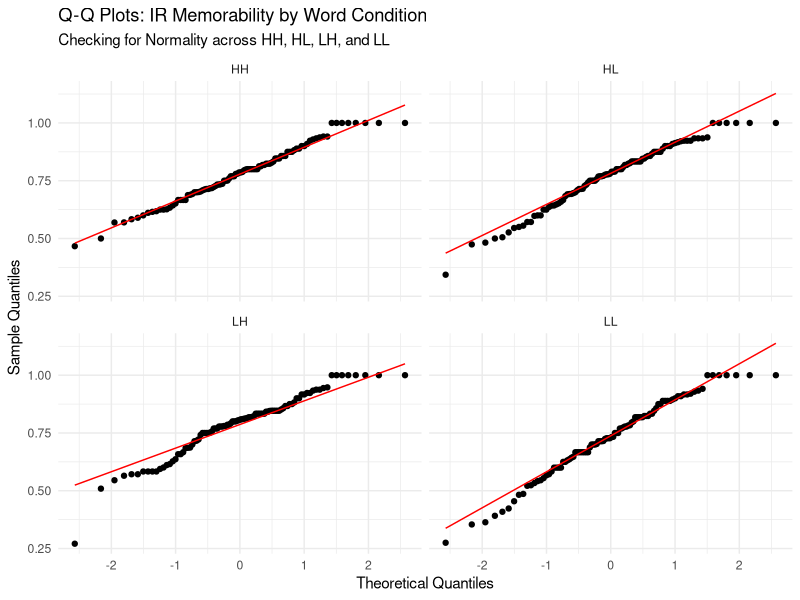
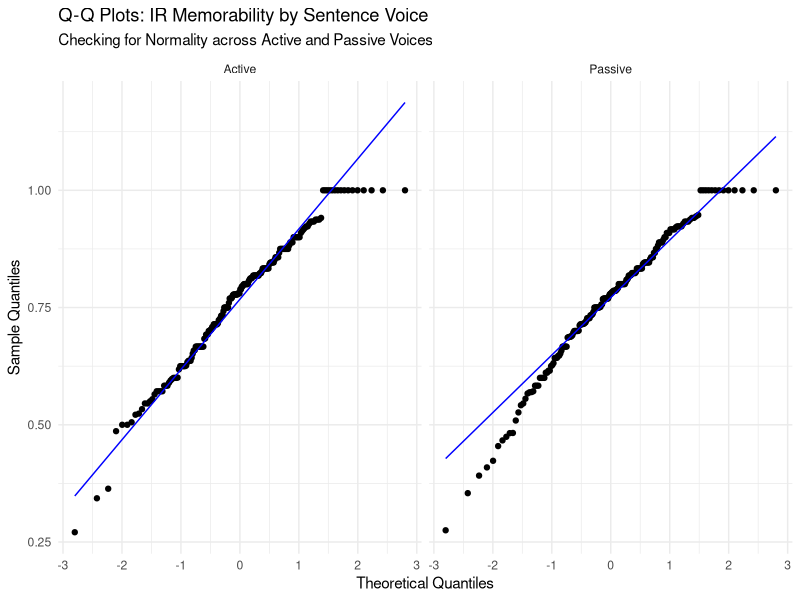
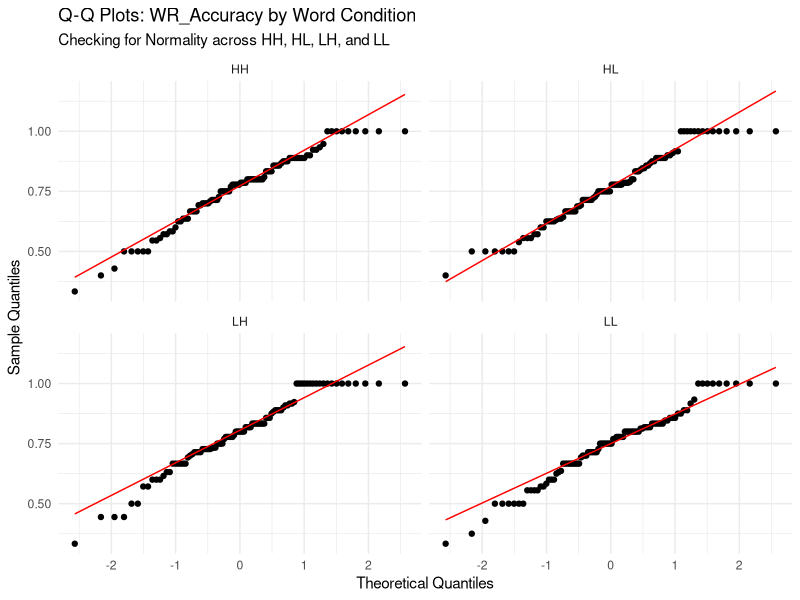
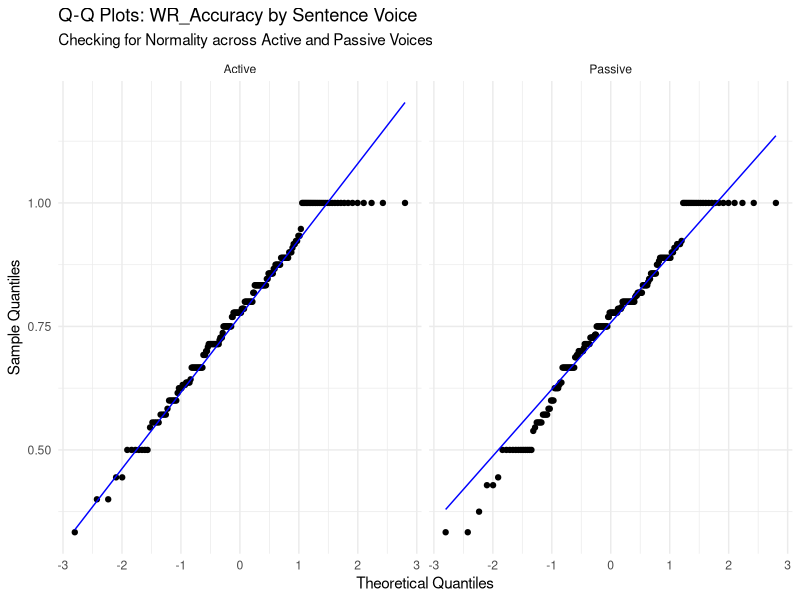
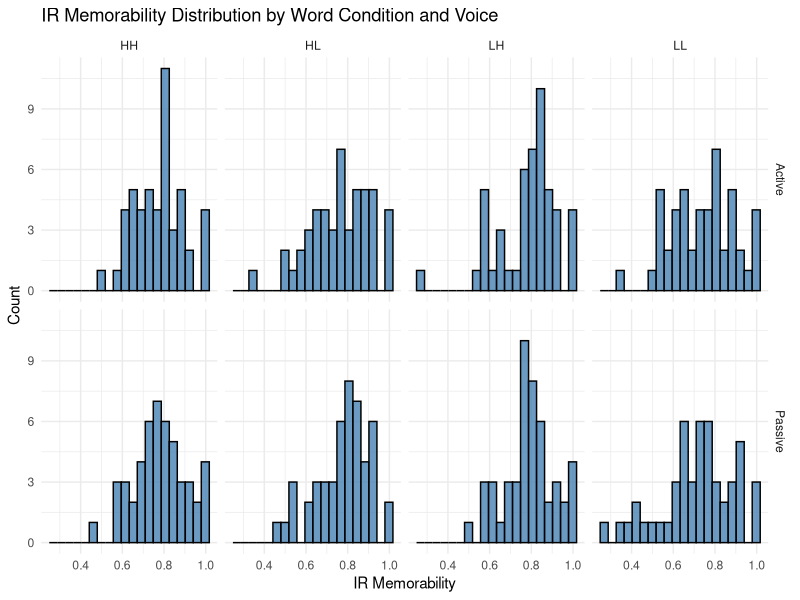
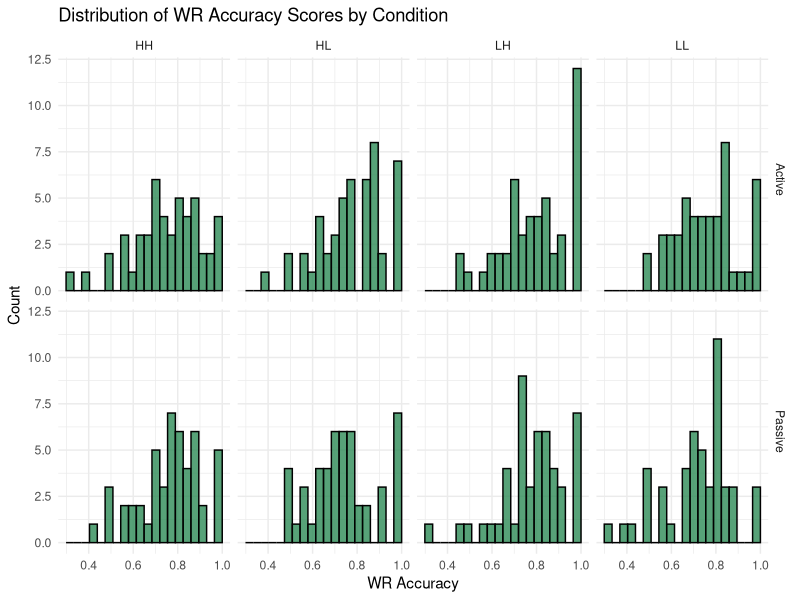
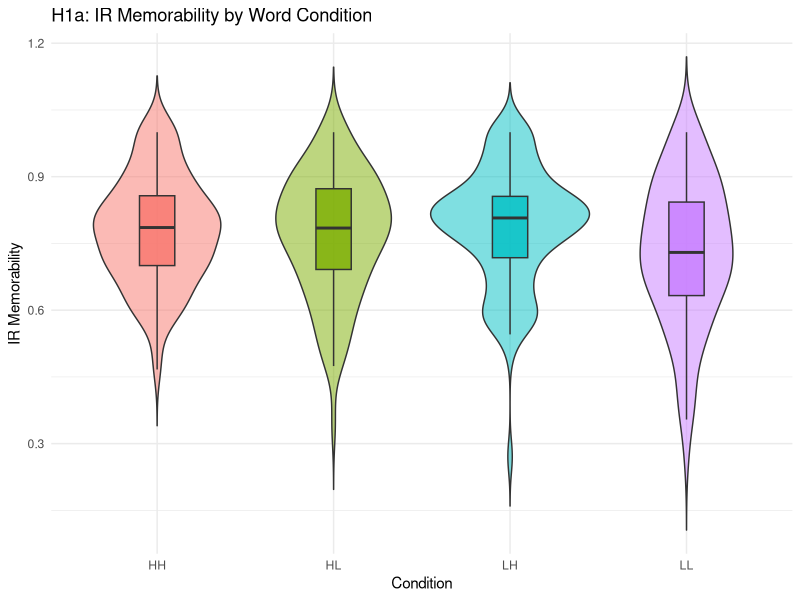
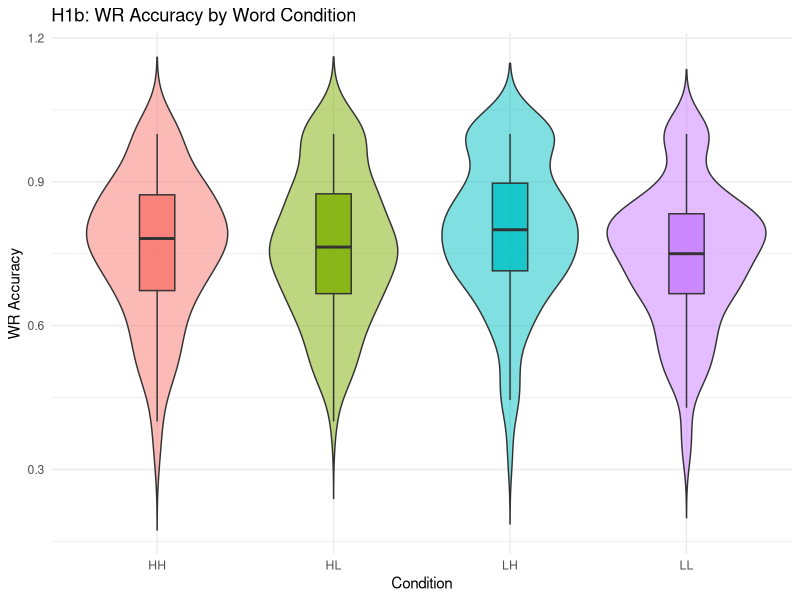

R code for these plots, in order:
## ---- chunk 1
library(tidyverse)
library(stringr)
## ---- chunk 2
raw_dataset <- read_csv(
  "sentence_memorability_data.csv",
  na = c("", "NA", "N/A"),
  show_col_types = FALSE
)

aggregated_matrix <- raw_dataset %>%
  filter(isTarget == TRUE) %>%
  arrange(participant_ID, Stimulus, Timestamp) %>%
  mutate(
    # mapping conditions
    Word_Condition = case_when(
  str_detect(Stimulus, "^HH_")  ~ "HH",
  str_detect(Stimulus, "^HVL_") ~ "HL",
  str_detect(Stimulus, "^LVH_") ~ "LH",
  str_detect(Stimulus, "^LVL_") ~ "LL"
),
    Word_Condition = factor(Word_Condition, levels = c("HH","HL","LH","LL")),

    Sentence_Voice = case_when(
      str_detect(Stimulus, "_A$") ~ "Active",
      str_detect(Stimulus, "_P$") ~ "Passive",
      TRUE ~ NA_character_
    ),
    Sentence_Voice = factor(Sentence_Voice, levels = c("Active", "Passive")),

    Accuracy.IR = suppressWarnings(as.numeric(Accuracy.IR)),
    Accuracy.WR = suppressWarnings(as.numeric(Accuracy.WR)),

    # store previous IR result
    prev_IR = lag(Accuracy.IR)
  ) %>%
  group_by(Stimulus, Word_Condition, Sentence_Voice) %>%
  summarise(

    # IR components
    Total_Repeats = sum(isRepeat == TRUE & Event == "Sentence shown", na.rm = TRUE),
    Total_Denom = sum(is.na(isRepeat) & Event == "Sentence shown"),
    Hits = sum(Event == "IR pressed" & isRepeat == TRUE & Accuracy.IR == 1, na.rm = TRUE),
    False_Alarms = sum(Event == "IR pressed" & is.na(isRepeat), na.rm = TRUE),

    # IR metrics
    Hit_Rate = if_else(Total_Repeats > 0, Hits / Total_Repeats, 0),
    False_Alarm_Rate = if_else(Total_Denom > 0, False_Alarms / Total_Denom, 0),
    IR_Memorability = Hit_Rate - False_Alarm_Rate,

    # WR components (after correct IR)
    WR_correct = sum(Event == "WR pressed" & Accuracy.WR == 1 & prev_IR == 1, na.rm = TRUE),
    WR_total   = sum(Event == "WR pressed" & prev_IR == 1, na.rm = TRUE),

    # WR metric
    WR_Accuracy = if_else(WR_total > 0, WR_correct / WR_total, 0),

    .groups = "drop"
  ) %>%
  mutate(WR_Accuracy = replace_na(WR_Accuracy, 0))
## ---- chunk 3
# Testing for Normality
# QQ Plots
library(ggplot2)

ggplot(aggregated_matrix, aes(sample = IR_Memorability)) +
  stat_qq() + 
  stat_qq_line(color = "red") +
  facet_wrap(~ Word_Condition, ncol = 2) + # This creates the 4-plot grid
  labs(title = "Q-Q Plots: IR Memorability by Word Condition",
       subtitle = "Checking for Normality across HH, HL, LH, and LL",
       x = "Theoretical Quantiles",
       y = "Sample Quantiles") +
  theme_minimal()

ggplot(aggregated_matrix, aes(sample = IR_Memorability)) +
  stat_qq() + 
  stat_qq_line(color = "blue") + # Using blue to distinguish from the Word Condition plots
  facet_wrap(~ Sentence_Voice, ncol = 2) + 
  labs(title = "Q-Q Plots: IR Memorability by Sentence Voice",
       subtitle = "Checking for Normality across Active and Passive Voices",
       x = "Theoretical Quantiles",
       y = "Sample Quantiles") +
  theme_minimal()

ggplot(aggregated_matrix, aes(sample = WR_Accuracy)) +
  stat_qq() + 
  stat_qq_line(color = "red") +
  facet_wrap(~ Word_Condition, ncol = 2) + # This creates the 4-plot grid
  labs(title = "Q-Q Plots: WR_Accuracy by Word Condition",
       subtitle = "Checking for Normality across HH, HL, LH, and LL",
       x = "Theoretical Quantiles",
       y = "Sample Quantiles") +
  theme_minimal()

ggplot(aggregated_matrix, aes(sample = WR_Accuracy)) +
  stat_qq() + 
  stat_qq_line(color = "blue") + # Using blue to distinguish from the Word Condition plots
  facet_wrap(~ Sentence_Voice, ncol = 2) + 
  labs(title = "Q-Q Plots: WR_Accuracy by Sentence Voice",
       subtitle = "Checking for Normality across Active and Passive Voices",
       x = "Theoretical Quantiles",
       y = "Sample Quantiles") +
  theme_minimal()

# Anderson Darling
library(nortest)

aggregated_matrix %>%
  group_by(Word_Condition) %>%
  summarise(
    AD_Stat = ad.test(IR_Memorability)$statistic,
    p_value = ad.test(IR_Memorability)$p.value
  )

aggregated_matrix %>%
  group_by(Sentence_Voice) %>%
  summarise(
    AD_Stat = ad.test(IR_Memorability)$statistic,
    p_value = ad.test(IR_Memorability)$p.value
  )

aggregated_matrix %>%
  group_by(Word_Condition) %>%
  summarise(
    AD_Stat = ad.test(WR_Accuracy)$statistic,
    p_value = ad.test(WR_Accuracy)$p.value
  )

aggregated_matrix %>%
  group_by(Sentence_Voice) %>%
  summarise(
    AD_Stat = ad.test(WR_Accuracy)$statistic,
    p_value = ad.test(WR_Accuracy)$p.value
  )
## ---- chunk 4
# Graph 1: Histogram of IR Memorability Scores
ggplot(aggregated_matrix, aes(x = IR_Memorability)) +
  geom_histogram(bins = 20, fill = "steelblue", color = "black", alpha = 0.8) +
  facet_grid(Sentence_Voice ~ Word_Condition) +
  labs(
    title = "IR Memorability Distribution by Word Condition and Voice",
    x = "IR Memorability",
    y = "Count"
  ) +
  theme_minimal()

# Graph 2: Histogram of WR Accuracy Scores
ggplot(aggregated_matrix, aes(x = WR_Accuracy)) +
  geom_histogram(bins = 20, fill = "seagreen", color = "black", alpha = 0.8) +
  facet_grid(Sentence_Voice ~ Word_Condition) +
  labs(
    title = "Distribution of WR Accuracy Scores by Condition",
    x = "WR Accuracy",
    y = "Count"
  ) +
  theme_minimal()
## ---- chunk 5
# Graph 3 (H1a): Violin & Boxplot for IR by Word Condition
ggplot(aggregated_matrix, aes(x = Word_Condition, y = IR_Memorability, fill = Word_Condition)) +
  geom_violin(trim = FALSE, alpha = 0.5) +
  geom_boxplot(width = 0.2, outlier.shape = NA, alpha = 0.8) +
  labs(title = "H1a: IR Memorability by Word Condition", x = "Condition", y = "IR Memorability") +
  theme_minimal() + theme(legend.position = "none")

# Graph 4 (H1b): Violin & Boxplot for WR by Word Condition
ggplot(aggregated_matrix, aes(x = Word_Condition, y = WR_Accuracy, fill = Word_Condition)) +
  geom_violin(trim = FALSE, alpha = 0.5) +
  geom_boxplot(width = 0.2, outlier.shape = NA, alpha = 0.8) +
  labs(title = "H1b: WR Accuracy by Word Condition", x = "Condition", y = "WR Accuracy") +
  theme_minimal() + theme(legend.position = "none")
## ---- chunk 6
# Graph 5 (H2a): Violin & Boxplot for IR by Voice
ggplot(aggregated_matrix %>% drop_na(Sentence_Voice), aes(x = Sentence_Voice, y = IR_Memorability, fill = Sentence_Voice)) +
  geom_violin(trim = FALSE, alpha = 0.5) +
  geom_boxplot(width = 0.2, outlier.shape = NA, alpha = 0.8) +
  labs(title = "H2a: IR Memorability by Sentence Voice", x = "Voice", y = "IR Memorability") +
  theme_minimal() + theme(legend.position = "none")

# Graph 6 (H2b): Violin & Boxplot for WR by Voice
ggplot(aggregated_matrix %>% drop_na(Sentence_Voice), aes(x = Sentence_Voice, y = WR_Accuracy, fill = Sentence_Voice)) +
  geom_violin(trim = FALSE, alpha = 0.5) +
  geom_boxplot(width = 0.2, outlier.shape = NA, alpha = 0.8) +
  labs(title = "H2b: WR Accuracy by Sentence Voice", x = "Voice", y = "WR Accuracy") +
  theme_minimal() + theme(legend.position = "none")
## ---- chunk 7
interaction_data <- aggregated_matrix %>%
  drop_na(Word_Condition, Sentence_Voice) %>%
  group_by(Word_Condition, Sentence_Voice) %>%
  summarise(
    Mean_IR = mean(IR_Memorability, na.rm = TRUE),
    Mean_WR = mean(WR_Accuracy, na.rm = TRUE),
    .groups = 'drop'
  )

# Graph 7 (H3a): Interaction Plot for IR
ggplot(interaction_data, aes(x = Word_Condition, y = Mean_IR, color = Sentence_Voice, group = Sentence_Voice)) +
  geom_line(linewidth = 1) + geom_point(size = 3) +
  labs(title = "H3a: Interaction of Word Condition and Voice (IR)", x = "Word Condition", y = "Mean IR Memorability", color = "Voice") +
  theme_minimal()

# Graph 8 (H3b): Interaction Plot for WR 
ggplot(interaction_data, aes(x = Word_Condition, y = Mean_WR, color = Sentence_Voice, group = Sentence_Voice)) +
  geom_line(linewidth = 1) + geom_point(size = 3) +
  labs(title = "H3b: Interaction of Word Condition and Voice (WR)", x = "Word Condition", y = "Mean WR Accuracy", color = "Voice") +
  theme_minimal()
## ---- chunk 8
aggregated_scaled <- aggregated_matrix %>%
  mutate(
    IR_scaled = as.numeric(scale(IR_Memorability)),
    WR_scaled = as.numeric(scale(WR_Accuracy))
  )

# Calculate average scaled IR and WR scores and their standard errors for each word condition
effect_data <- aggregated_scaled %>%
  drop_na(Word_Condition, Sentence_Voice) %>%
  group_by(Word_Condition) %>%
  summarise(
    IR_mean = mean(IR_scaled, na.rm=TRUE),
    IR_se = sd(IR_scaled, na.rm=TRUE)/sqrt(n()),
    WR_mean = mean(WR_scaled, na.rm=TRUE),
    WR_se = sd(WR_scaled, na.rm=TRUE)/sqrt(n()),
    .groups="drop"
  )

# Graph 9 (H4): Word Memorability effects on IR vs WR
effect_data_long <- effect_data %>%
  pivot_longer(cols = c(IR_mean, WR_mean), names_to = "Metric", values_to = "Mean") %>%
  mutate(SE = ifelse(Metric == "IR_mean", IR_se, WR_se))

ggplot(effect_data_long, aes(x = Word_Condition, y = Mean, fill = Metric)) +
  geom_bar(stat = "identity", position = position_dodge()) +
  geom_errorbar(aes(ymin = Mean - SE, ymax = Mean + SE), width = 0.2, position = position_dodge(0.9)) +
  labs(title = "H4: Word Memorability Effect Magnitude (IR vs WR)", x = "Word Condition", y = "Score Magnitude") +
  scale_fill_manual(values = c("steelblue", "seagreen"), labels = c("IR Memorability", "WR Accuracy")) +
  theme_minimal()

# Graph 10 (H5): Sentence Voice effects on IR vs WR
voice_effect <- aggregated_scaled %>%
  drop_na(Sentence_Voice) %>%
  group_by(Sentence_Voice) %>%
  summarise(
    IR_mean = mean(IR_scaled, na.rm=TRUE),
    IR_se = sd(IR_scaled, na.rm=TRUE)/sqrt(n()),
    WR_mean = mean(WR_scaled, na.rm=TRUE),
    WR_se = sd(WR_scaled, na.rm=TRUE)/sqrt(n()),
    .groups="drop"
  ) %>%
  pivot_longer(cols = c(IR_mean, WR_mean), names_to = "Metric", values_to = "Mean") %>%
  mutate(SE = ifelse(Metric == "IR_mean", IR_se, WR_se))

ggplot(voice_effect, aes(x = Sentence_Voice, y = Mean, fill = Metric)) +
  geom_bar(stat = "identity", position = position_dodge()) +
  geom_errorbar(aes(ymin = Mean - SE, ymax = Mean + SE), width = 0.2, position = position_dodge(0.9)) +
  labs(title = "H5: Sentence Voice Effect Magnitude (IR vs WR)", x = "Sentence Voice", y = "Score Magnitude") +
  scale_fill_manual(values = c("steelblue", "seagreen"), labels = c("IR Memorability", "WR Accuracy")) +
  theme_minimal()
## ---- chunk 9
# Descriptive stats by Word Condition
desc_word <- aggregated_matrix %>%
  drop_na(Word_Condition) %>%
  group_by(Word_Condition) %>%
  summarise(
    IR_mean = mean(IR_Memorability, na.rm = TRUE),
    IR_sd = sd(IR_Memorability, na.rm = TRUE),
    IR_median = median(IR_Memorability, na.rm = TRUE),

    WR_mean = mean(WR_Accuracy, na.rm = TRUE),
    WR_sd = sd(WR_Accuracy, na.rm = TRUE),
    WR_median = median(WR_Accuracy, na.rm = TRUE),

    n = n(),
    .groups = "drop"
  )

print(desc_word)
## ---- chunk 10
# Descriptive stats by Sentence Voice
desc_voice <- aggregated_matrix %>%
  drop_na(Sentence_Voice) %>%
  group_by(Sentence_Voice) %>%
  summarise(
    IR_mean = mean(IR_Memorability, na.rm = TRUE),
    IR_sd = sd(IR_Memorability, na.rm = TRUE),
    IR_median = median(IR_Memorability, na.rm = TRUE),

    WR_mean = mean(WR_Accuracy, na.rm = TRUE),
    WR_sd = sd(WR_Accuracy, na.rm = TRUE),
    WR_median = median(WR_Accuracy, na.rm = TRUE),

    n = n(),
    .groups = "drop"
  )

print(desc_voice)
## ---- chunk 11
kruskal_ir_word <- kruskal.test(IR_Memorability ~ Word_Condition, data = aggregated_matrix)
print(kruskal_ir_word)
## ---- chunk 12
kruskal_wr_word <- kruskal.test(WR_Accuracy ~ Word_Condition, data = aggregated_matrix)
print(kruskal_wr_word)
## ---- chunk 13
mw_ir_voice <- wilcox.test(
  IR_Memorability ~ Sentence_Voice,
  data = aggregated_matrix,
  exact = FALSE
)

print(mw_ir_voice)
## ---- chunk 14
mw_wr_voice <- wilcox.test(
  WR_Accuracy ~ Sentence_Voice,
  data = aggregated_matrix,
  exact = FALSE
)

print(mw_wr_voice)
## ---- chunk 15
# Create categorical correctness variables
processed_trials <- raw_dataset %>%
  filter(isTarget == TRUE) %>%
  arrange(participant_ID, Stimulus, Timestamp) %>%
  group_by(participant_ID, Stimulus) %>%
  mutate(
    Word_Condition = case_when(
      str_detect(Stimulus, "^HH_")  ~ "HH",
      str_detect(Stimulus, "^HVL_") ~ "HL",
      str_detect(Stimulus, "^LVH_") ~ "LH",
      str_detect(Stimulus, "^LVL_") ~ "LL"
    ),
    Word_Condition = factor(Word_Condition, levels = c("HH", "HL", "LH", "LL")),

    Sentence_Voice = case_when(
      str_detect(Stimulus, "_A$") ~ "Active",
      str_detect(Stimulus, "_P$") ~ "Passive",
      TRUE ~ NA_character_
    ),
    Sentence_Voice = factor(Sentence_Voice, levels = c("Active", "Passive")),

    Accuracy.IR = suppressWarnings(as.numeric(Accuracy.IR)),
    Accuracy.WR = suppressWarnings(as.numeric(Accuracy.WR)),
    prev_IR = lag(Accuracy.IR)
  ) %>%
  ungroup()

ir_data <- processed_trials %>%
  filter(Event == "IR pressed") %>%
  mutate(
    IR_Result = case_when(
      isRepeat == TRUE & Accuracy.IR == 1 ~ "Correct",
      is.na(isRepeat) ~ "Incorrect",
      TRUE ~ NA_character_
    )
  ) %>%
  filter(!is.na(IR_Result))

wr_data <- processed_trials %>%
  filter(Event == "WR pressed", prev_IR == 1) %>%
  mutate(
    WR_Result = case_when(
      Accuracy.WR == 1 ~ "Correct",
      Accuracy.WR == 0 ~ "Incorrect",
      TRUE ~ NA_character_
    )
  ) %>%
  filter(!is.na(WR_Result))



ir_word_table <- table(ir_data$Word_Condition, ir_data$IR_Result)
fisher_ir_word <- fisher.test(ir_word_table)
print(fisher_ir_word)

wr_word_table <- table(wr_data$Word_Condition, wr_data$WR_Result)
fisher_wr_word <- fisher.test(wr_word_table)
print(fisher_wr_word)

ir_voice_table <- table(ir_data$Sentence_Voice, ir_data$IR_Result)
fisher_ir_voice <- fisher.test(ir_voice_table)
print(fisher_ir_voice)

wr_voice_table <- table(wr_data$Sentence_Voice, wr_data$WR_Result)
fisher_wr_voice <- fisher.test(wr_voice_table)
print(fisher_wr_voice)
## ---- chunk 16
# Create categorical correctness variables

ir_word_table <- table(ir_data$Word_Condition, ir_data$IR_Result)
chisq_ir_word <- chisq.test(ir_word_table)
print(chisq_ir_word)

wr_word_table <- table(wr_data$Word_Condition, wr_data$WR_Result)
chisq_wr_word <- chisq.test(wr_word_table)
print(chisq_wr_word)

ir_voice_table <- table(ir_data$Sentence_Voice, ir_data$IR_Result)
chisq_ir_voice <- chisq.test(ir_voice_table)
print(chisq_ir_voice)

wr_voice_table <- table(wr_data$Sentence_Voice, wr_data$WR_Result)
chisq_wr_voice <- chisq.test(wr_voice_table)
print(chisq_wr_voice)
## ---- chunk 17
# library(tidyverse)
# library(ggcorrplot)
# 
# library(dplyr)
# library(ggcorrplot)
# 
# #  The complete numeric correlation data
# cor_data <- aggregated_matrix %>%
#   select(
#     IR_Memorability,
#     WR_Accuracy,
#     Hit_Rate,
#     False_Alarm_Rate,
#     Hits,
#     False_Alarms,
#     Total_Repeats,
#     Total_Denom,
#     WR_correct,
#     WR_total
#   )
# 
# # Variable order
# var_order <- c(
#   "IR_Memorability",
#   "Hit_Rate",
#   "False_Alarm_Rate",
#   "Hits",
#   "False_Alarms",
#   "Total_Repeats",
#   "Total_Denom",
#   "WR_Accuracy",
#   "WR_correct",
#   "WR_total"
# )
# 
# # Compute Spearman correlation matrix
# cor_matrix <- cor(cor_data, method = "spearman", use = "complete.obs")
# 
# # Reorder matrix
# cor_matrix <- cor_matrix[var_order, var_order]
# 
# # Reorder correlation matrix and visualize pairwise relationships between variables using a Spearman correlation heatmap
# cor_matrix_plot <- cor_matrix[rev(rownames(cor_matrix)), ]
# 
# ggcorrplot(
#   cor_matrix_plot,
#   method = "square",
#   type = "lower",
#   lab = TRUE,
#   lab_size = 3,
#   hc.order = FALSE,
#   colors = c("#d73027", "white", "#1a9850"),
#   title = "Spearman Correlation Matrix: All Variables",
#   ggtheme = theme_minimal()
# )
## ---- chunk 18
ir_wr_counts <- raw_dataset %>%
  arrange(participant_ID, Stimulus, Timestamp) %>%
  group_by(participant_ID) %>%  
  mutate(
    Accuracy.IR = suppressWarnings(as.numeric(Accuracy.IR)),
    Accuracy.WR = suppressWarnings(as.numeric(Accuracy.WR)),
    prev_IR = lag(Accuracy.IR)
  ) %>%
  ungroup() %>%
  summarise(
    IR_Total = sum(Event == "IR pressed", na.rm = TRUE),
    IR_Correct = sum(Event == "IR pressed" & Accuracy.IR == 1 & isRepeat==TRUE, na.rm = TRUE),
    IR_Incorrect = sum(Event == "IR pressed" & Accuracy.IR == 0, na.rm = TRUE),

    WR_Total = sum(Event == "WR pressed" & prev_IR == 1, na.rm = TRUE),
    WR_Correct = sum(Event == "WR pressed" & Accuracy.WR == 1 & prev_IR == 1, na.rm = TRUE),
    WR_Incorrect = sum(Event == "WR pressed" & Accuracy.WR == 0 & prev_IR == 1, na.rm = TRUE)
  )

print(ir_wr_counts)
